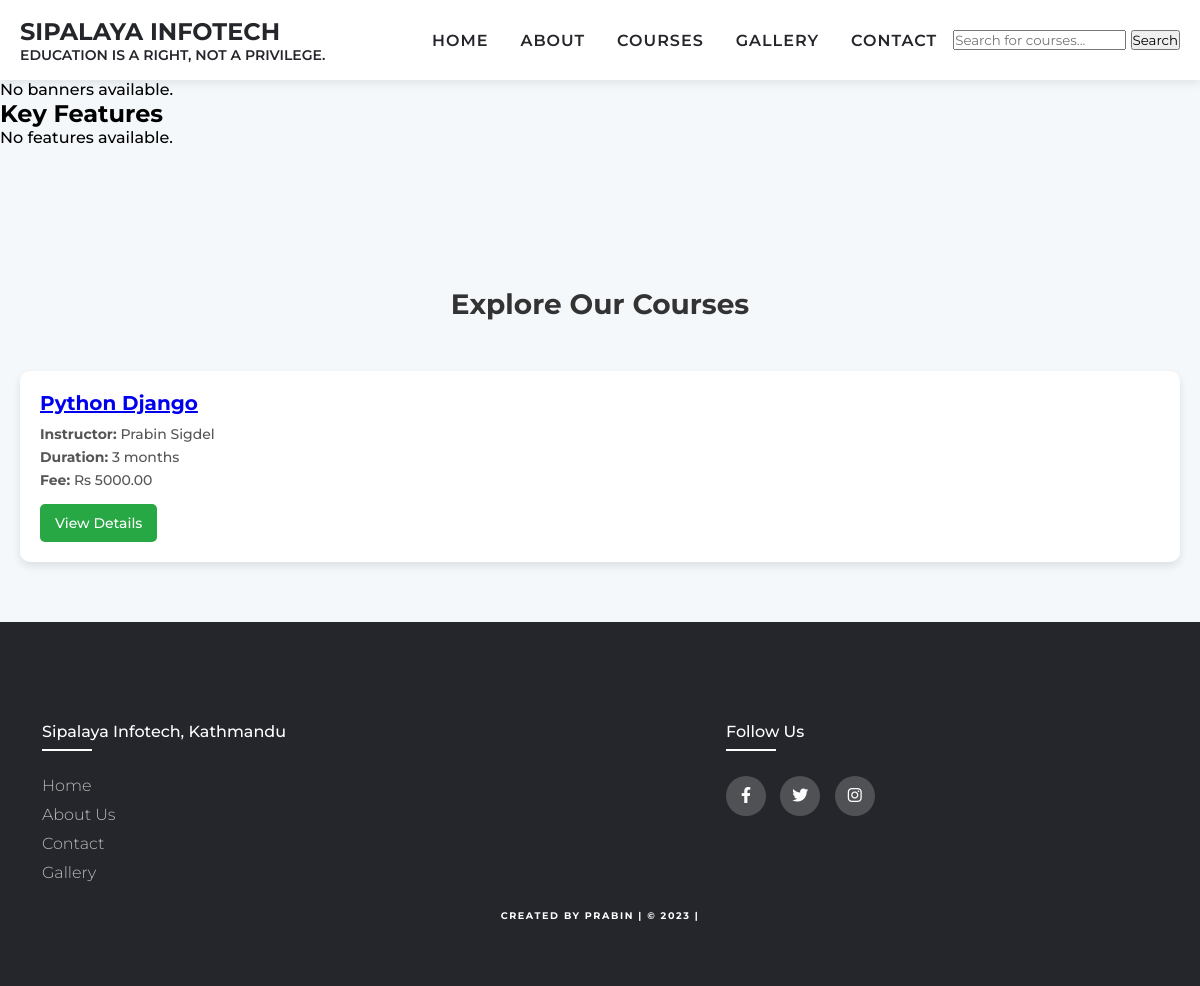
The app's page /courses/category/1/ with its own data.
### courses/models.py (models this page shows, shortened)
class Course(models.Model):
    title = models.CharField(max_length=200)
    category = models.ForeignKey(Category, on_delete=models.CASCADE)
    description = models.TextField()
    syllabus = models.TextField()
    duration = models.CharField(max_length=50)
    fee = models.DecimalField(max_digits=10, decimal_places=2)
    instructor = models.ForeignKey(Instructor, on_delete=models.SET_NULL, null=True)
    prerequisites = models.TextField(blank=True, null=True)
    created_at = models.DateTimeField(auto_now_add=True)

class Instructor(models.Model):
    name = models.CharField(max_length=100)
    photo = models.ImageField(upload_to='instructors/', blank=True, null=True)
    bio = models.TextField()
    experience = models.IntegerField()

### courses/views.py (the view)
# urls.py: path('category/<int:category_id>/', courses_by_category, name='courses_by_category'),
def courses_by_category(request, category_id):
    category = get_object_or_404(Category, id=category_id)
    courses = Course.objects.filter(category=category)
    return render(request, 'courses/course_list.html', {'courses': courses, 'category': category})

### templates/courses/course_list.html (shortened to what this page needs)
{% extends 'base.html' %}
{% block content %}
<div class="course-container">
    <h2>Explore Our Courses</h2>
    <div class="course-grid">
        {% for course in courses %}
            <div class="course-card">
                <div class="course-card-content">
                    <h3><a href="{% url 'course_detail' course.id %}">{{ course.title }}</a></h3>
                    <p><strong>Instructor:</strong> {{ course.instructor.name }}</p>
                    <p><strong>Duration:</strong> {{ course.duration }}</p>
                    <p><strong>Fee:</strong> Rs {{ course.fee }}</p>
                    <a href="{% url 'course_detail' course.id %}" class="btn">View Details</a>
                </div>
            </div>
        {% endfor %}
    </div>
</div>
{% endblock %}

### static/css/style.css (style rules this page uses)
* { margin: 0; padding: 0; box-sizing: border-box; font-family: 'Montserrat', sans-serif; }
html { scroll-behavior: smooth; }
body { font-weight: 500; color: rgb(0, 0, 0); background: #fcfcfc89; }

### static/css/courses_css.css (style rules this page uses)
body { font-family: 'Poppins', sans-serif; background-color: #f4f8fb; margin: 0; padding: 0; }
.course-container { margin-top: 100px; max-width: 1200px; margin: 40px auto; padding: 20px; }
.course-container h2 { margin-top: 80px; text-align: center; font-size: 28px; color: #333; margin-bottom: 20px; }
.course-grid { display: grid; grid-template-columns: repeat(auto-fit, minmax(300px, 1fr)); gap: 20px; }
.course-card { background: white; border-radius: 10px; box-shadow: 0 4px 8px rgba(0, 0, 0, 0.1); overflow: hidden; transition: transform 0.3s ease, box-shadow 0.3s ease; }
.course-card-content { padding: 20px; }
.course-card h3 { font-size: 20px; color: #007bff; margin: 0 0 10px; }
.course-card p { font-size: 14px; color: #555; margin: 5px 0; }
.btn { display: inline-block; padding: 10px 15px; background: #28a745; color: white; text-decoration: none; border-radius: 5px; margin-top: 10px; font-size: 14px; transition: 0.3s ease; }

### static/css/home_css.css (style rules this page uses)
body { font-family: Arial, sans-serif; }

### records on screen
Course: title "Python Django", instructor.name "Prabin Sigdel", duration "3 months", fee "5000.00"
